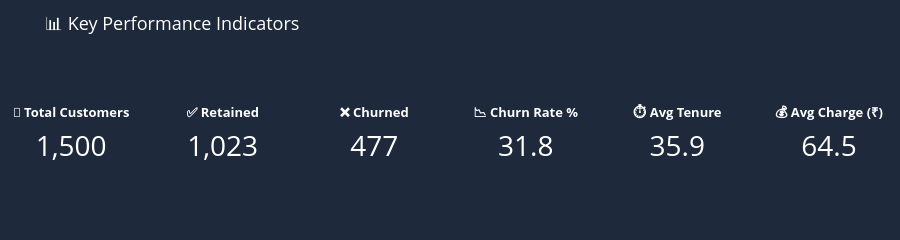

The notebook cell saved with this chart:
### Markdown cell above
## 📊 KPI Cards

### Code cell
total=len(df)
churned=df['Churn'].sum()
retained=total-churned
churn_rate=churned/total*100
avg_tenure=df['Tenure_Months'].mean()
avg_monthly=df['MonthlyCharges'].mean()

fig = make_subplots(
    rows=1,
    cols=6,
    specs=[[{'type':'indicator'}]*6]
)

kpis = [
    ('👥 Total Customers', total),
    ('✅ Retained', retained),
    ('❌ Churned', churned),
    ('📉 Churn Rate %', churn_rate),
    ('⏱️ Avg Tenure', avg_tenure),
    ('💰 Avg Charge (₹)', avg_monthly)
]

for i, (title, val) in enumerate(kpis, 1):
    fig.add_trace(
        go.Indicator(
            mode='number',
            value=val,
            title={
                'text': f'<b>{title}</b>',
                'font': {'size': 13, 'color': 'white'}
            },
            number={
                'font': {'size': 28, 'color': 'white'},
                'valueformat': '.1f' if isinstance(val, float) else ','
            }
        ),
        row=1,
        col=i
    )

fig.update_layout(
    height=180,
    title_text='📊 Key Performance Indicators',
    title_font_size=18,
    title_font_color='white',

    # Dark Theme
    paper_bgcolor='#1E293B',
    plot_bgcolor='#1E293B',

    font=dict(color='white'),

    margin=dict(
        t=60,
        b=10,
        l=10,
        r=10
    )
)

fig.show()

### Figure 1 — Plotly figure (JSON) as saved in the notebook; plotly's stock layout.template omitted (floating-point values rounded to 4 significant figures)
{"data": [{"domain": {"x": [0, 0.1389], "y": [0, 1]}, "mode": "number", "number": {"font": {"color": "white", "size": 28}, "valueformat": ","}, "title": {"font": {"color": "white", "size": 13}, "text": "<b>👥 Total Customers</b>"}, "type": "indicator", "value": 1500}, {"domain": {"x": [0.1722, 0.3111], "y": [0, 1]}, "mode": "number", "number": {"font": {"color": "white", "size": 28}, "valueformat": ","}, "title": {"font": {"color": "white", "size": 13}, "text": "<b>✅ Retained</b>"}, "type": "indicator", "value": 1023}, {"domain": {"x": [0.3444, 0.4833], "y": [0, 1]}, "mode": "number", "number": {"font": {"color": "white", "size": 28}, "valueformat": ","}, "title": {"font": {"color": "white", "size": 13}, "text": "<b>❌ Churned</b>"}, "type": "indicator", "value": 477}, {"domain": {"x": [0.5167, 0.6556], "y": [0, 1]}, "mode": "number", "number": {"font": {"color": "white", "size": 28}, "valueformat": ".1f"}, "title": {"font": {"color": "white", "size": 13}, "text": "<b>📉 Churn Rate %</b>"}, "type": "indicator", "value": 31.8}, {"domain": {"x": [0.6889, 0.8278], "y": [0, 1]}, "mode": "number", "number": {"font": {"color": "white", "size": 28}, "valueformat": ".1f"}, "title": {"font": {"color": "white", "size": 13}, "text": "<b>⏱️ Avg Tenure</b>"}, "type": "indicator", "value": 35.87}, {"domain": {"x": [0.8611, 1], "y": [0, 1]}, "mode": "number", "number": {"font": {"color": "white", "size": 28}, "valueformat": ".1f"}, "title": {"font": {"color": "white", "size": 13}, "text": "<b>💰 Avg Charge (₹)</b>"}, "type": "indicator", "value": 64.53}], "layout": {"font": {"color": "white"}, "height": 180, "margin": {"b": 10, "l": 10, "r": 10, "t": 60}, "paper_bgcolor": "#1E293B", "plot_bgcolor": "#1E293B", "title": {"font": {"color": "white", "size": 18}, "text": "📊 Key Performance Indicators"}}}
